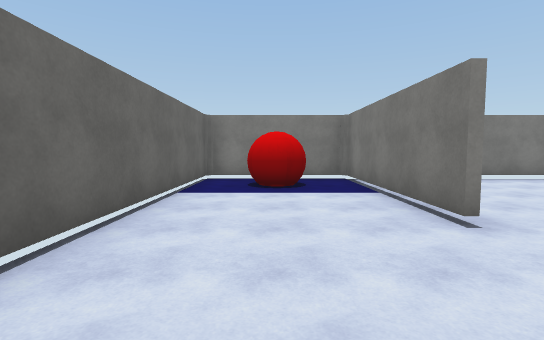
[1] (above)

16 first-person views from a walk through a Unity game level. The camera is 1.5 m above the floor, tilts 4° down and sees 85° across. The floor is counted in squares, 2 m on a side. Each view is taken from the middle of a square. On the plan, view 1 faces up. The plan holds only what a view shows up to about 10 squares ahead; the rest is blank. Surface patterns are stand-ins for the level's own textures.

[2]
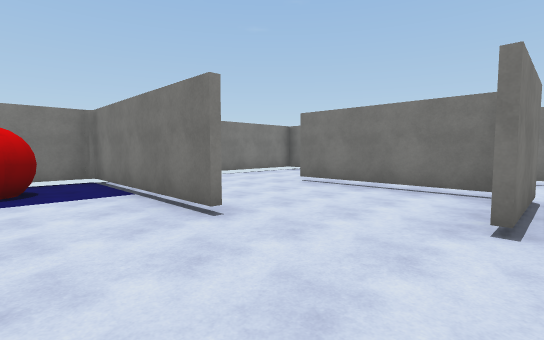

[3]
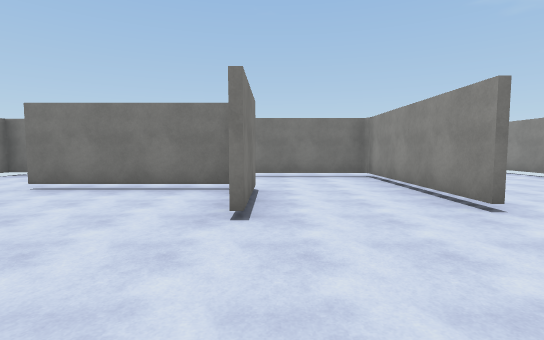

[4]
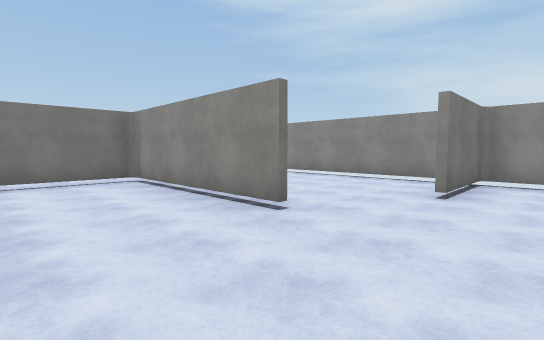

[5]
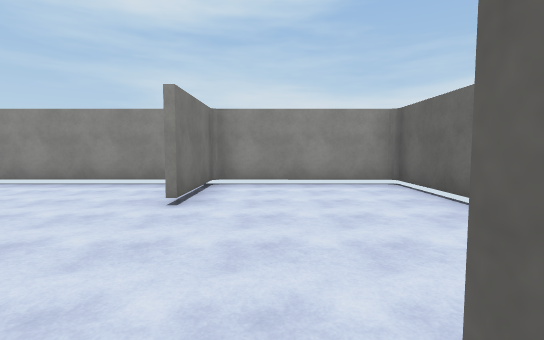

[6]
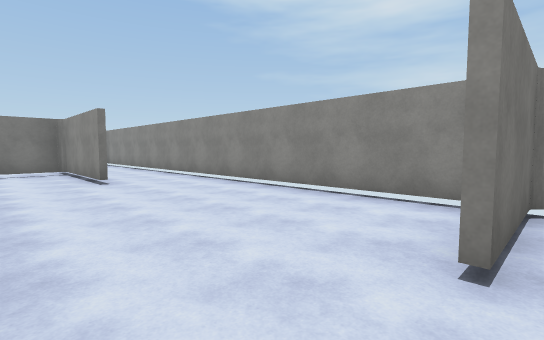

[7]
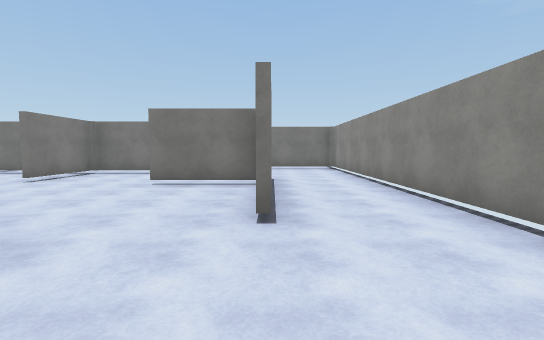

[8]
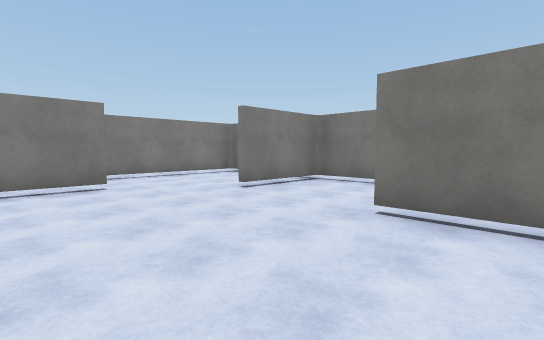

[9]
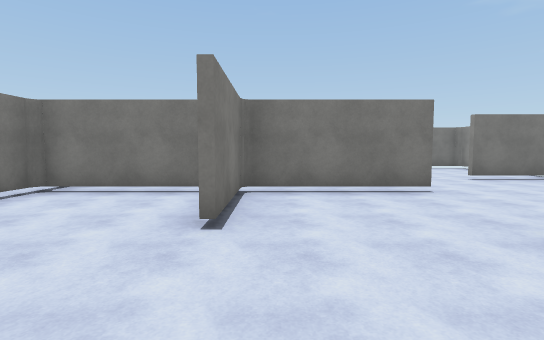

[10]
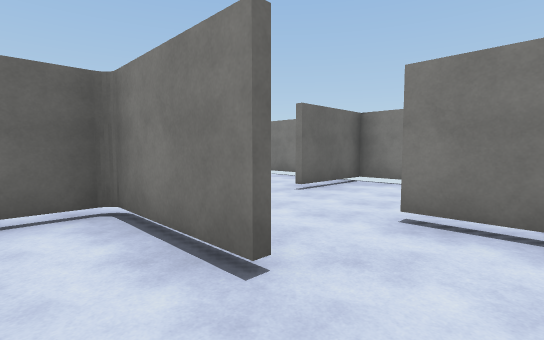

[11]
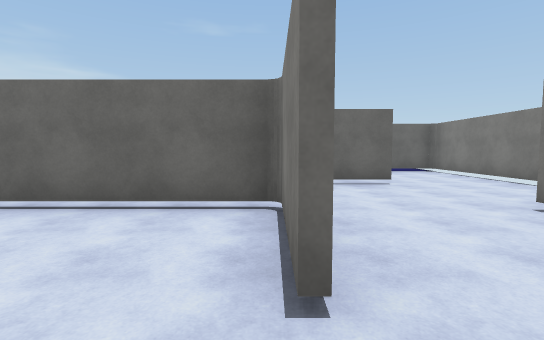

[12]
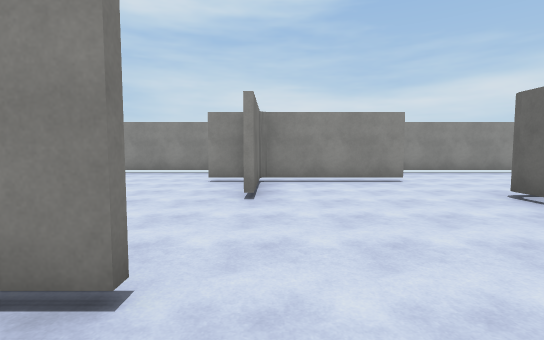

[13]
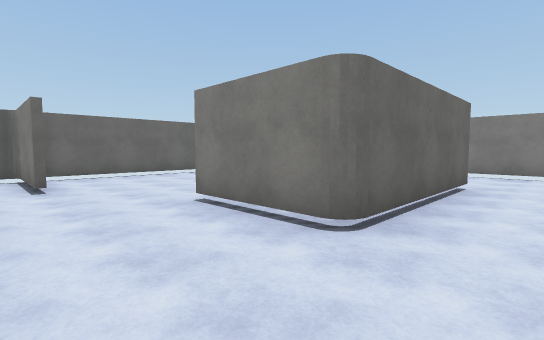

[14]
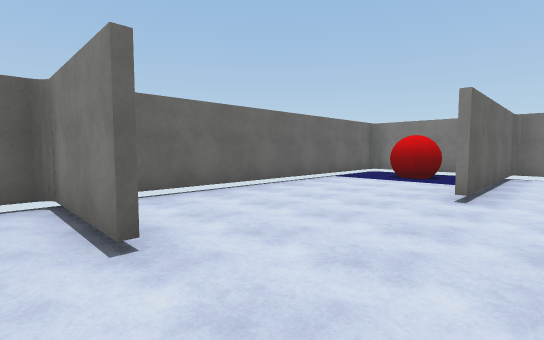

[15]
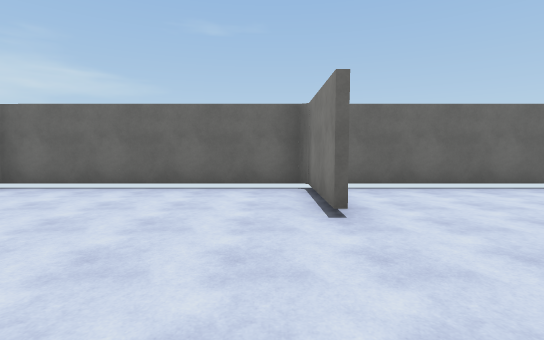

[16]
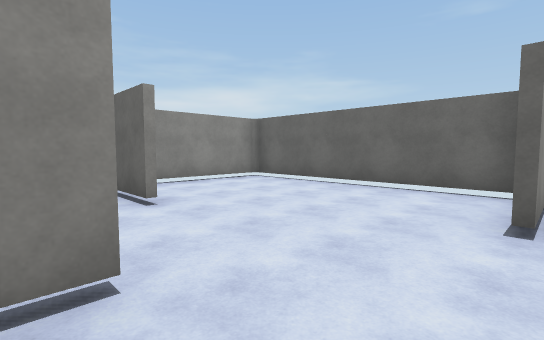

### Floor plan
Key: @ floor where view 1 was taken; # wall or solid block; . floor; B red ball; T thing the floor can be seen under or through.
Columns run from 2 left of view 1 to 19 right of it. Each row starts with its distance up from view 1.
  8 ############
  7 #.B.#......#.
  6 #.B.#......#.
  5 #...#.............
  4 #...#...#....TTTT#
  3 #...#...#........#.
  2 #.......#.###....T.
  1 #.......#.T....#TT.
  0 #.@...###.T......T.
 -1 ###.......T......T.
 -2 #.........T......T.
 -3 #.....####T...T....
 -4 #.............T......
 -5 #...#......##TTT...#..
 -6 #...#..............#..
 -7 #...#..............#.
 -8 ####################

Positions as (right, up) in squares from view 1, and headings:
1: (0, 0), facing up
2: (0, 0), facing up-right
3: (0, 0), facing right
4: (1, 0), facing down-right
5: (1, -1), facing down
6: (2, -3), facing down-right
7: (6, -5), facing right
8: (9, -4), facing up-right
9: (10, 0), facing right
10: (12, 1), facing up-left
11: (12, 2), facing left
12: (12, 2), facing down
13: (7, -2), facing up-left
14: (3, -2), facing up-left
15: (4, -2), facing left
16: (4, -1), facing down-left
